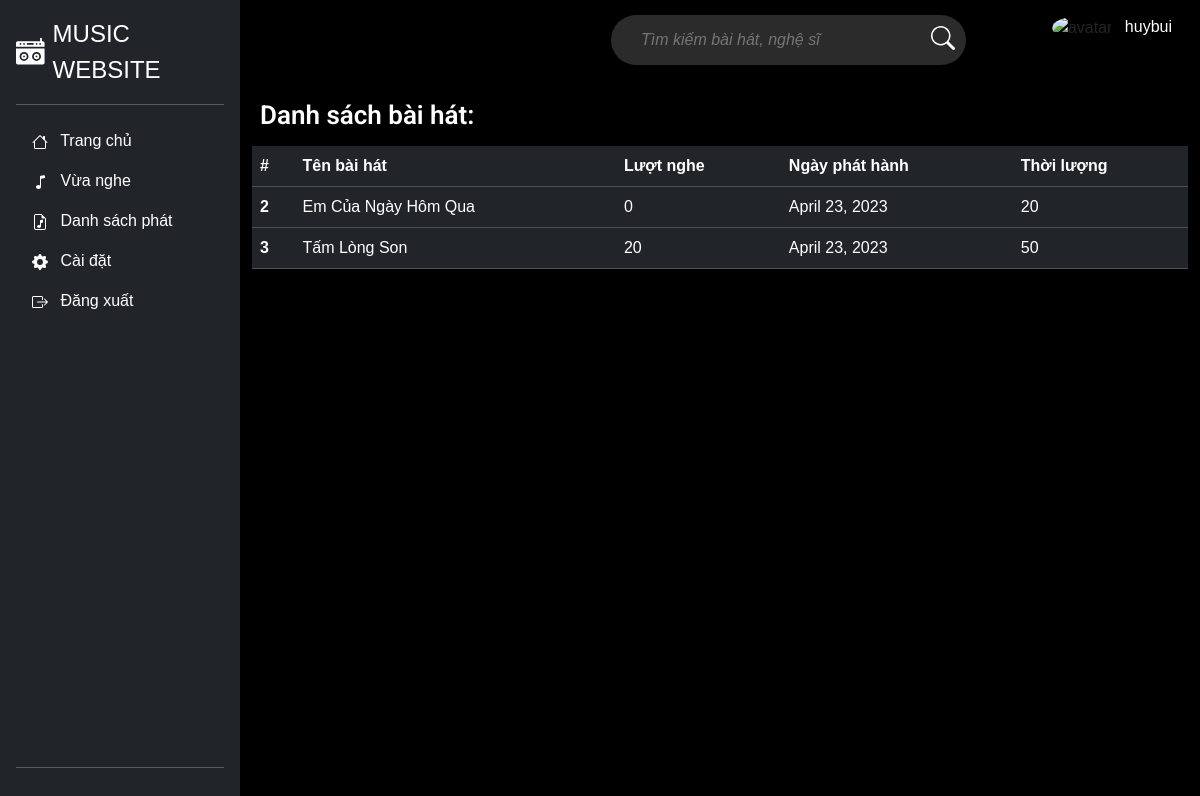
Page /playlist/1/ (signed in) on the committed database.
### music/models.py (models this page shows, shortened)
class Song(models.Model):
    name = models.CharField(max_length=100)
    stream_count = models.IntegerField(default=0)
    cover_path = models.CharField(max_length=100, null=True)
    audio_file = models.FileField(blank=True, null=True, upload_to="audio/")
    audio_link = models.CharField(max_length=100, blank=True, null=True)
    release_day = models.DateField()
    duration = models.IntegerField()
    album = models.ForeignKey(
        Album, null=True, blank=True, on_delete=models.SET_NULL)
    artists = models.ManyToManyField(Artist)
    genres = models.ManyToManyField(Genre)

### music/views.py (the view)
# urls.py: path('playlist/<int:playlist_id>/', views.detail_playlist, name='detail_playlist'),
def detail_playlist(request, playlist_id):
    query = Playlist.objects.get(id=playlist_id)
    songs = query.song_list.all().values()
    context = {
        'songs': songs,
    }
    return render(request, 'detailplaylist.html', context)

### music/templates/detailplaylist.html (shortened to what this page needs)
{% extends "master.html" %}
{% block content %}
{% include 'navbar.html' %}
  <div style="width: 80vw">
    {% include 'header.html' %}
  <div class="main-content">
    <div class="head-group-title">Danh sách bài hát:
    </div>
    <div class="group-song d-flex justify-content-center">
    <div class="list-songs pt-3" style="width: 78vw">
      <table class="table table-dark table-hover">
        <thead>
          <tr>
            <th scope="col">#</th>
            <th scope="col">Tên bài hát</th>
            <th scope="col">Lượt nghe</th>
            <th scope="col">Ngày phát hành</th>
            <th scope="col">Thời lượng</th>
          </tr>
        </thead>
        <tbody>
          {% for song in songs %}
          <tr>
            <th scope="row">{{song.id}}</th>
            <td>{{song.name}}</td>
            <td>{{song.stream_count}}</td>
            <td>{{song.release_day}}</td>
            <td>{{song.duration}}</td>
          </tr>
          {% endfor %}
        </tbody>
      </table>
    </div>
</div>
  </div>
</div>
{% endblock %}

### music/templates/header.html (shortened to what this page needs)
<div class="main-container">
  <div class="header-content">
    <div class="header-search-box">
      <div class="search-box">
        <input
          class="search-txt"
          type="text"
          name=""
          placeholder="Tìm kiếm bài hát, nghệ sĩ"
        />
      </div>
    </div>
    {% if user.is_authenticated %}
    <div class="avatar">
      <img
        src="https://khoinguonsangtao.vn/wp-content/uploads/2022/07/avatar-cute-2.jpg"
        alt="avatar"
      />
      <span class="p-2 text-white">{{ user.username }}</span>
    </div>
    {% endif %}
  </div>
</div>

### static/css/style.css (style rules this page uses)
body { background: black; font-family: "Roboto", sans-serif; -webkit-font-smoothing: antialiased; -moz-osx-font-smoothing: grayscale; }
body { font-family: Arial, Helvetica, sans-serif; font-size: 1em; margin: 0; padding: 0; overflow-x: hidden; display: flex; }
.main-container { width: 80vw; height: 10vh; }
.header-content { width: 100%; display: flex; }
.search-box { position: absolute; width: 355px; height: 50px; left: 611px; top: 15px; background: #2b2b2b; border-radius: 30px; }
.search-box input { position: absolute; width: 300px; height: 40px; left: 20px; top: 5px; background: #2b2b2b; border: none; outline: none; color: white; font-size: 16px; padding: 0 0 0 10px; font-style: italic; }
.search-box svg { position: absolute; width: 24px; height: 24px; left: 320px; top: 11px; color: white; z-index: 1; }
.avatar { margin-top: 15px; margin-right: 20px; margin-left: auto; }
.avatar img { width: 50px; height: 50px; object-fit: cover; border-radius: 50%; }
.head-group-title { font-family: 'Roboto'; font-style: normal; font-weight: 600; font-size: 26px; line-height: 30px; color: #FFFFFF; margin: 20px 0 0 20px; }
.main-content { width: 80vw; }

### rows in the picture
Song: id "2", name "Em Của Ngày Hôm Qua", stream_count "0", release_day "April 23, 2023", duration "20"
Song: id "3", name "Tấm Lòng Son", stream_count "20", release_day "April 23, 2023", duration "50"

### other values in the picture
{{ user.username }} "huybui"
